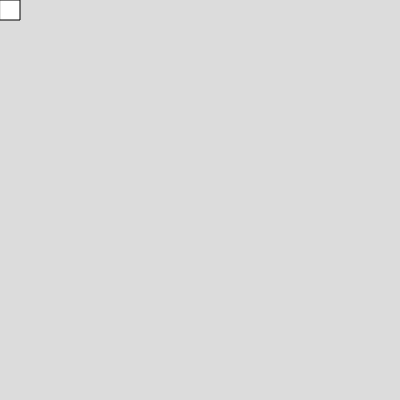
Frame 1 (no input)
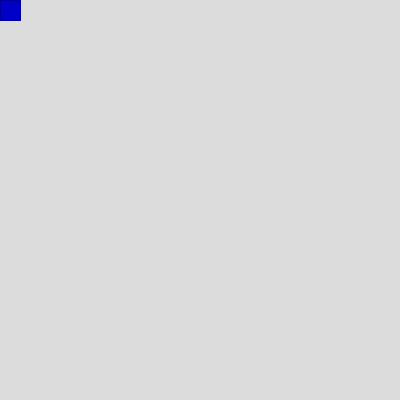
Frame 60 (no input)
Frame 120 (the mouse pressed at the canvas centre since frame 60): identical to frame 60, image omitted

The p5.js sketch that drew these frames (run headless with seeded random() and noise() and a simulated clock; from frame 60 on, the mouse is pressed at the canvas centre):

// p5.js sketch
// ── sketch.js
let valueMovement = 0

function setup() {
  createCanvas(400, 400);
}

function draw() {
  background(220);
  rect(valueMovement,valueMovement,20,20)
  stroke(0,0,150);
  strokeWeight(2);
  fill(0,0,200);
}

function keypressed() {
  
}
// ── sketch (movement).js
var x = 20;
var y = 20;
speed = 5

function setup() {
  createCanvas(400, 400);
}

function draw() {
  background(200);
  player();
  
  }
  
  function player () {
  rect(x,y,20,20)
  stroke(0,0,150);
  strokeWeight(2);
  fill(0,0,200);

 }
  if (x >= 400){
    x = 0; 
  }
  if (y >= 400){
    y = 0; 
  }
  
function keyPressed() {
   if (keyCode === UP_ARROW) {
     y = y + 20;
   } if (keyCode === DOWN_ARROW) {
     y = y - 20;
   } if (keyCode === LEFT_ARROW) {
     x = x + 20;
   } if (keyCode === RIGHT_ARROW) {
     x = x - 20; 
   }
   
 }
